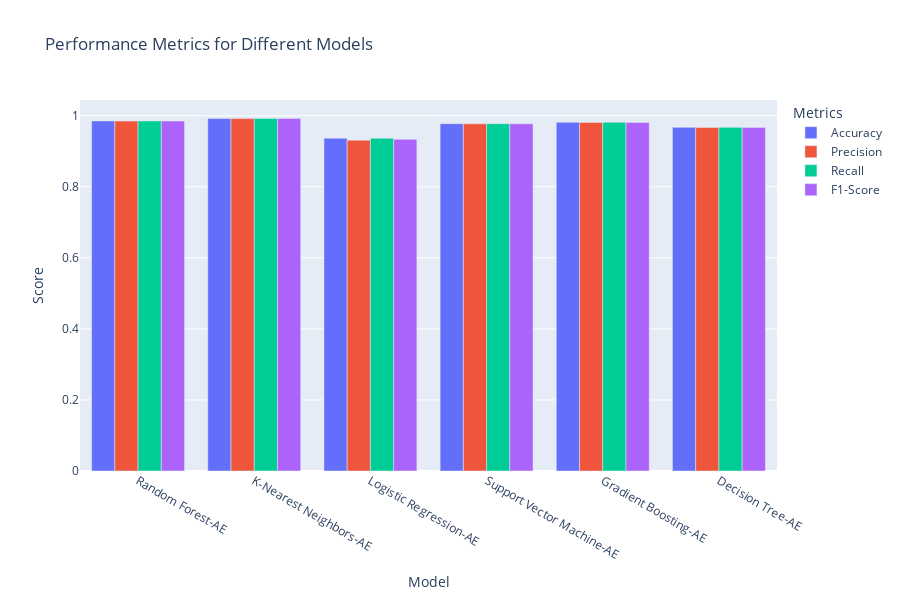

Here is the notebook cell this chart was saved with:
### Code cell
import plotly.express as px

models = ['Random Forest-AE', 'K-Nearest Neighbors-AE', 'Logistic Regression-AE', 'Support Vector Machine-AE', 'Gradient Boosting-AE', 'Decision Tree-AE']
accuracy = [rf_accuracy, knn_accuracy, lr_accuracy, svm_accuracy, gb_accuracy, dt_accuracy]
recall = [rf_recall, knn_recall, lr_recall, svm_recall, gb_recall, dt_recall]
precision = [rf_precision, knn_precision, lr_precision, svm_precision, gb_precision, dt_precision]
f1 = [rf_f1, knn_f1, lr_f1, svm_f1, gb_f1, dt_f1]

# Create a DataFrame for easy plotting
import pandas as pd
df = pd.DataFrame({'Model': models, 'Accuracy': accuracy, 'Precision': precision, 'Recall': recall, 'F1-Score': f1})

# Melt the DataFrame for visualization
df_melted = pd.melt(df, id_vars='Model', var_name='Metric', value_name='Value')

# Create the bar plot
fig = px.bar(df_melted, x='Model', y='Value', color='Metric', barmode='group',
             labels={'Value': 'Score', 'Model': 'Model'},
             title='Performance Metrics for Different Models',
             height=600)

# Customize the layout
fig.update_layout(
    yaxis=dict(title='Score'),
    xaxis=dict(title='Model'),
    legend=dict(title='Metrics')
)

# Show the plot
fig.show()

### Figure 1 — Plotly figure (JSON) as saved in the notebook; plotly's stock layout.template omitted (floating-point values rounded to 4 significant figures)
{"data": [{"alignmentgroup": "True", "hovertemplate": "Metric=Accuracy<br>Model=%{x}<br>Score=%{y}<extra></extra>", "legendgroup": "Accuracy", "marker": {"color": "#636efa", "pattern": {"shape": ""}}, "name": "Accuracy", "offsetgroup": "Accuracy", "orientation": "v", "showlegend": true, "textposition": "auto", "type": "bar", "x": ["Random Forest-AE", "K-Nearest Neighbors-AE", "Logistic Regression-AE", "Support Vector Machine-AE", "Gradient Boosting-AE", "Decision Tree-AE"], "xaxis": "x", "y": [0.9854, 0.9921, 0.9366, 0.9777, 0.9816, 0.9674], "yaxis": "y"}, {"alignmentgroup": "True", "hovertemplate": "Metric=Precision<br>Model=%{x}<br>Score=%{y}<extra></extra>", "legendgroup": "Precision", "marker": {"color": "#EF553B", "pattern": {"shape": ""}}, "name": "Precision", "offsetgroup": "Precision", "orientation": "v", "showlegend": true, "textposition": "auto", "type": "bar", "x": ["Random Forest-AE", "K-Nearest Neighbors-AE", "Logistic Regression-AE", "Support Vector Machine-AE", "Gradient Boosting-AE", "Decision Tree-AE"], "xaxis": "x", "y": [0.9851, 0.992, 0.9313, 0.9773, 0.9812, 0.9669], "yaxis": "y"}, {"alignmentgroup": "True", "hovertemplate": "Metric=Recall<br>Model=%{x}<br>Score=%{y}<extra></extra>", "legendgroup": "Recall", "marker": {"color": "#00cc96", "pattern": {"shape": ""}}, "name": "Recall", "offsetgroup": "Recall", "orientation": "v", "showlegend": true, "textposition": "auto", "type": "bar", "x": ["Random Forest-AE", "K-Nearest Neighbors-AE", "Logistic Regression-AE", "Support Vector Machine-AE", "Gradient Boosting-AE", "Decision Tree-AE"], "xaxis": "x", "y": [0.9854, 0.9921, 0.9366, 0.9777, 0.9816, 0.9674], "yaxis": "y"}, {"alignmentgroup": "True", "hovertemplate": "Metric=F1-Score<br>Model=%{x}<br>Score=%{y}<extra></extra>", "legendgroup": "F1-Score", "marker": {"color": "#ab63fa", "pattern": {"shape": ""}}, "name": "F1-Score", "offsetgroup": "F1-Score", "orientation": "v", "showlegend": true, "textposition": "auto", "type": "bar", "x": ["Random Forest-AE", "K-Nearest Neighbors-AE", "Logistic Regression-AE", "Support Vector Machine-AE", "Gradient Boosting-AE", "Decision Tree-AE"], "xaxis": "x", "y": [0.9851, 0.9921, 0.9336, 0.9775, 0.9813, 0.9666], "yaxis": "y"}], "layout": {"barmode": "group", "height": 600, "legend": {"title": {"text": "Metrics"}, "tracegroupgap": 0}, "title": {"text": "Performance Metrics for Different Models"}, "xaxis": {"anchor": "y", "domain": [0, 1], "title": {"text": "Model"}}, "yaxis": {"anchor": "x", "domain": [0, 1], "title": {"text": "Score"}}}}
